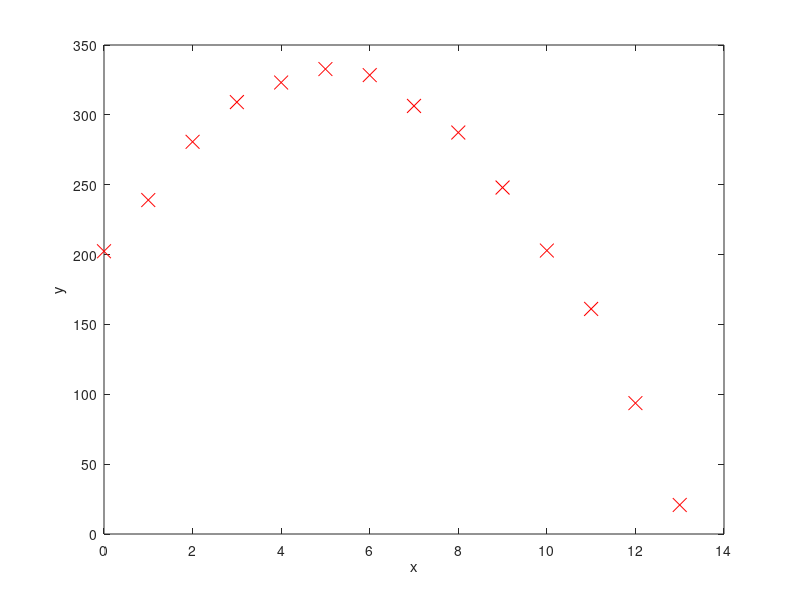

Write MATLAB code to recreate this figure. (Note: this script raises an error after producing the figure.)
clc
clear
close all

fprintf('Plotting the given data ...\n')
x = (0:1:13)';
y = ([202.36 239.03 280.71 309.12 323.15 332.78 328.45 306.40 287.36 247.97 202.89 161.11 93.68 20.78])';
m = length(y); % number of training examples in the training set

plot(x, y, 'rx', 'MarkerSize', 10);         
ylabel('y');                 
xlabel('x');       

fprintf('The Program is paused. Please press enter to continue.\n');
input('');

x = [ones(m, 1), x, ones(m, 1).*x.^2]; % Moodifying x so it is in the 2nd degree polynomial
theta = zeros(3, 1); % initializing the fitting parameters

iterations = 15000;
alpha = 0.0003; % alpha value

fprintf('\nTesting the cost function ...\n')
% compute and display initial cost

J = Cost(x, y, theta);
fprintf('With theta = [0 ; 0 ; 0]\nCost computed = %f\n', J);
fprintf('Program paused. Press enter to continue.\n');
input('');

fprintf('\nRunning Gradient Descent ...\n') % Run gradient descent
[theta, J] = gradientDescent(x, y, theta, alpha, iterations);
% print theta to screen
fprintf('Theta found by gradient descent:\n');
fprintf('%f\n', theta);

fprintf('\n');
fprintf('The cost function = %f\n', J(end));
fprintf('\n')

% Plot the linear fit
hold on; % keep previous plot visible
plot(x(:,2), x*theta, '-')
legend('The data set', 'Prediction with Gradient descent')
hold on % don't overlay any more plots on this figure

fprintf('The Program is paused. Please press enter to continue.\n');
input('');

fprintf('\nRunning NGD ...\n') % Run normal Equation
[theta, J] = NGD(x, y, theta, iterations);
% print theta to screen
fprintf('Theta found by NGD:\n');
fprintf('%f\n', theta);

fprintf('\n');
fprintf('The cost function = %f\n', J(end));
fprintf('\n')

plot(x(:,2), x*theta, '-', 'color', 'b', 'DisplayName','Prediction with Natural gradient')
hold off % don't overlay any more plots on this figure


function J = Cost(x, y, theta)
J = 0;
m = length(y);
hyp = x*theta;
J = J + (1/(2*m))*sum((hyp - y).^2);
end

function [theta, J_hist] = gradientDescent(X, y, theta, alpha, iterations)
J_hist = zeros(iterations, 1);
m = length(y);
 for iter = 1:iterations
     
    hyp = X*theta;   
    theta = theta - (alpha/m)*((hyp - y)'*X)' ;
    
 end
 % Save the cost funvtion J for the last iteration, Very Important! 
    J_hist(iter) = Cost(X, y, theta); 
end

function [theta, J_hist1] = NGD(X, y, theta, iterations)
J_hist1 = zeros(iterations, 1);
m = length(y);
alpha = 7.76;
 for iter = 1:iterations
     
    hyp = X*theta;   
    %F= 1 / ( 0.001 + abs((1/m)*((hyp - y)'*X)')^2);  
    g = (((hyp - y)'*X)')/m;
    gs = size(g);
    I = eye(gs(1));
    beta = 0.1;
    F = ( g *(g') + beta*I )';
    theta = theta - (alpha) * inv(F) * g;
    
 end
 % Save the cost funvtion J for the last iteration, Very Important! 
    J_hist1(iter) = Cost(X, y, theta); 
end
